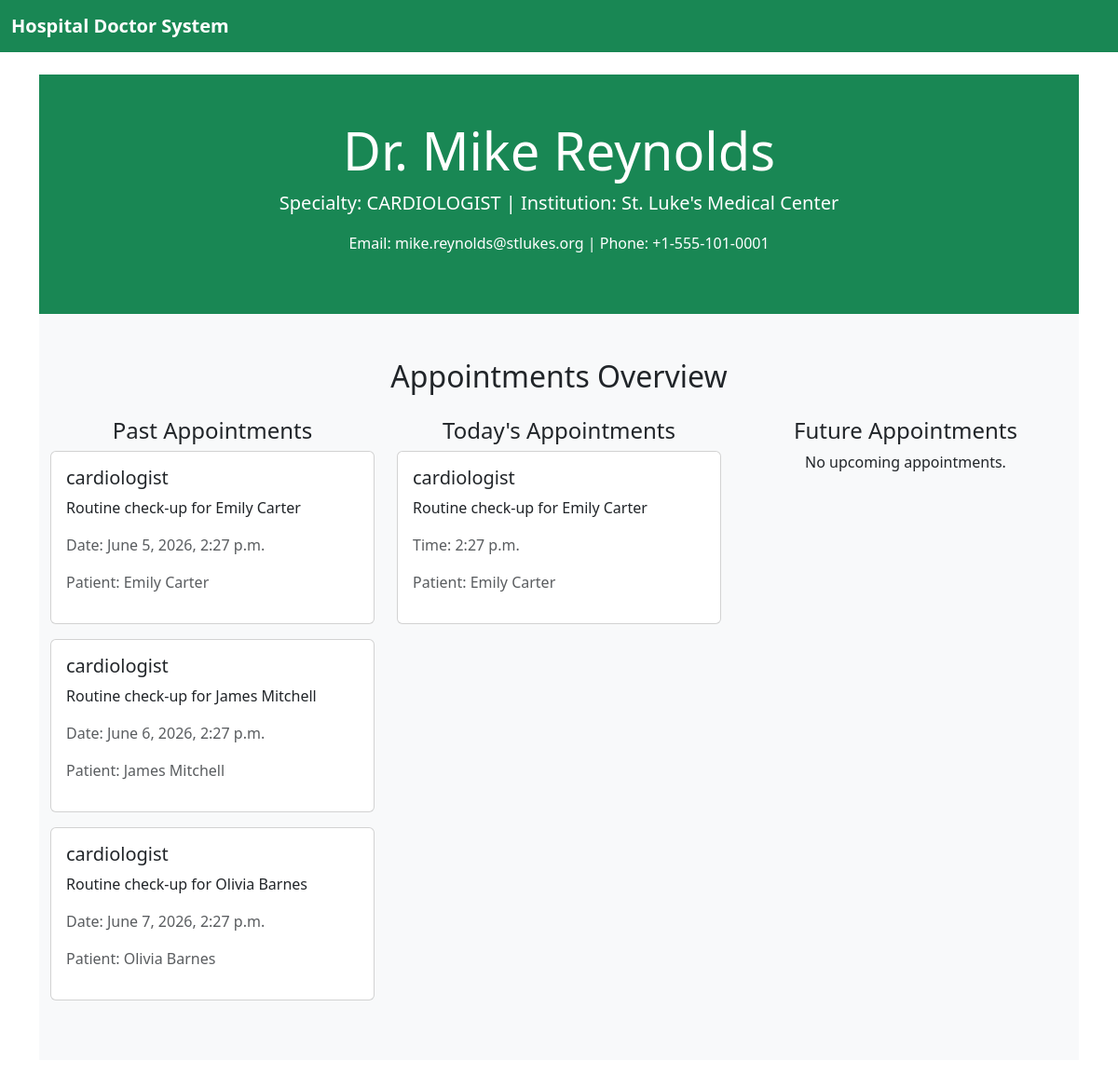
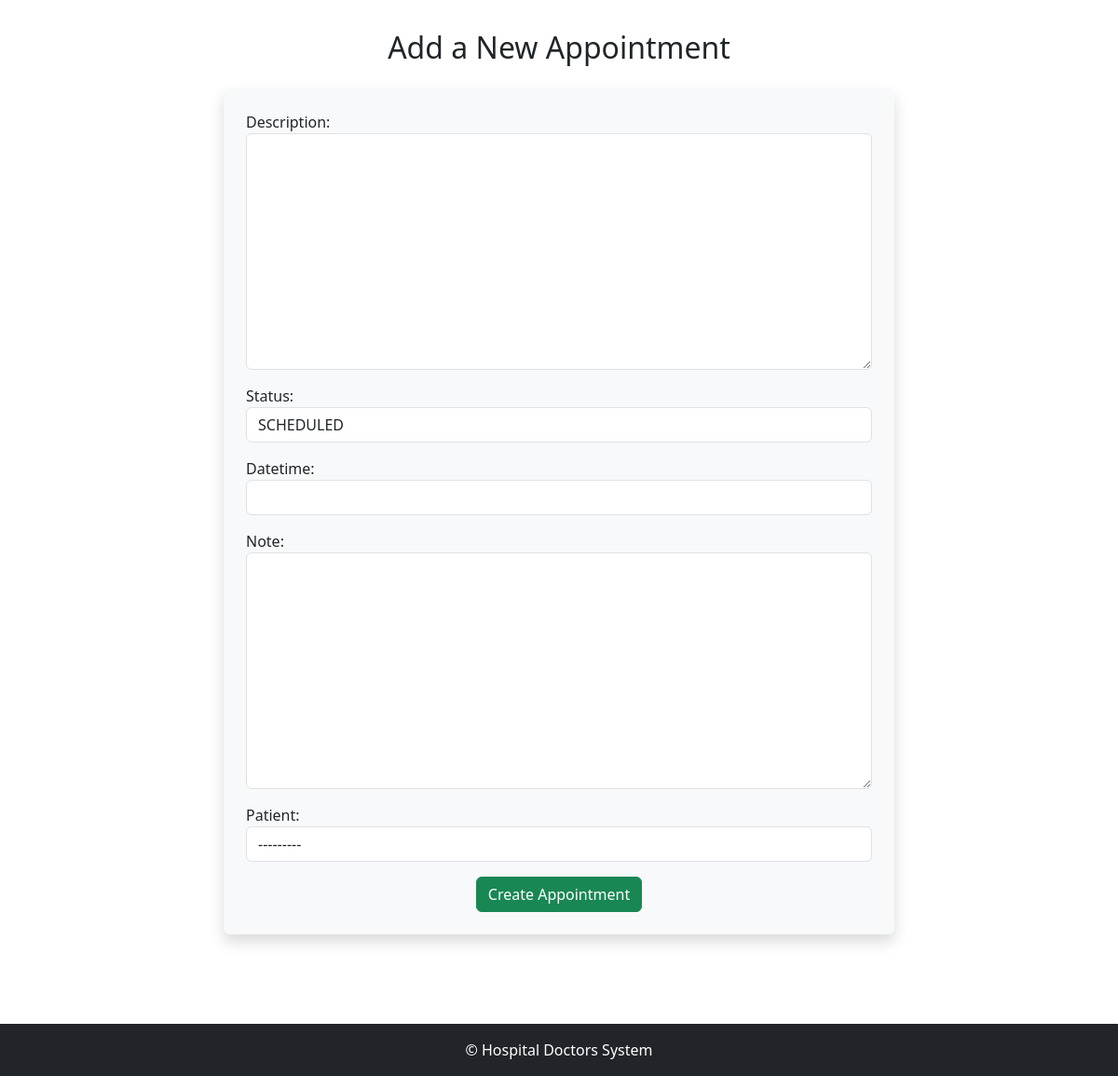
The page /doctors/1/ on the database its author committed (2 pictures, top to bottom).
### hospital_app/models.py (models this page shows, shortened)
class Doctor(models.Model):
    SPECIALITY_CHOICE = [
        ("cardiologist", "CARDIOLOGIST"),
        ("dermatologist", "DERMATOLOGIST"),
        ("neurologist","NEUROLOGIST")
    ]
    user = models.ForeignKey(User, on_delete=models.CASCADE)
    full_name = models.CharField(max_length=101)
    specialty = models.CharField(max_length=51, choices=SPECIALITY_CHOICE)
    image = models.ImageField(upload_to="doctors/",  null=True, blank=True)
    institution = models.CharField(max_length=101)
    completed_appointments = models.PositiveIntegerField(default=0)
    email = models.EmailField()
    phone = models.CharField(max_length=101)

class Appointment(models.Model):
    TYPE_CHOICES = [
        ("cardiology", "CARDIOLOGY"),
        ("dermatology", "DERMATOLOGY"),
        ("neurology", "NEUROLOGY")
    ]
    STATUS_CHOICES = [
        ("scheduled", "SCHEDULED"),
        ("in_progress", "IN PROGRESS"),
        ("completed", "COMPLETED")
    ]
    appointment_type = models.CharField(max_length=51, choices=TYPE_CHOICES)
    description = models.TextField()
    status = models.CharField(max_length=51, choices=STATUS_CHOICES, default="scheduled")
    datetime = models.DateTimeField()
    note = models.TextField(blank=True, null=True)
    patient = models.ForeignKey(Patient, on_delete=models.SET_NULL, null=True, blank=True)
    responsible_doctor = models.ForeignKey(Doctor, on_delete=models.CASCADE, related_name='responsible_appointments')

class Patient(models.Model):
    GENDER_CHOICES = [
        ("male", "MALE"),
        ("female","FEMALE")
    ]
    full_name = models.CharField(max_length=101)
    birth_date = models.DateField()
    gender = models.CharField(max_length=51, choices=GENDER_CHOICES)
    email = models.EmailField()
    institution = models.CharField(max_length=101)
    def __str__(self):
        return self.full_name

### hospital_app/views.py (the view, shortened to what this page needs)
# urls.py: path('doctors/<int:doctor_id>/', views.doctor_detail, name="doctor_detail")
def doctor_detail(request, doctor_id):
    doctor = get_object_or_404(Doctor, id=doctor_id)
    form = AppointmentForm()
    now = timezone.now()
    all_appointments = Appointment.objects.filter(responsible_doctor=doctor)
    past_appointments = all_appointments.filter(datetime__lt=now, status='completed')
    today_appointments = all_appointments.filter(datetime__date=now.date())
    future_appointments = all_appointments.filter(datetime__gt=now, status='scheduled')
    context = {
        'doctor': doctor,
        'form': form,
        'past_appointments': past_appointments,
        'today_appointments': today_appointments,
        'future_appointments': future_appointments,
    }
    return render(request, 'doctor_detail.html', context)

### hospital_app/forms.py
class AppointmentForm(forms.ModelForm):
    def __init__(self, *args, **kwargs):
        super(AppointmentForm, self).__init__(*args, **kwargs)
        for field_name, field in self.fields.items():
            field.widget.attrs['class'] = 'form-control'
    class Meta:
        model = Appointment
        exclude = ['responsible_doctor', "appointment_type"]

### hospital_app/templates/doctor_detail.html (shortened to what this page needs)
{% extends 'base.html' %}
{% block content %}
<section class="py-5 bg-success text-white text-center">
    <div class="container">
        <h1 class="display-4">{{ doctor.full_name }}</h1>
        <p class="lead">Specialty: {{ doctor.get_specialty_display }} | Institution: {{ doctor.institution }}</p>
        <p>Email: {{ doctor.email }} | Phone: {{ doctor.phone }}</p>
    </div>
</section>
<section class="py-5 bg-light">
    <div class="container">
        <h2 class="mb-4 text-center">Appointments Overview</h2>
        <div class="row">
            <div class="col-md-4">
                <h4 class="text-center">Past Appointments</h4>
                {% for appt in past_appointments %}
                <div class="card mb-3">
                    <div class="card-body">
                        <h5 class="card-title">{{ appt.get_appointment_type_display }}</h5>
                        <p class="card-text">{{ appt.description }}</p>
                        <p class="text-muted">Date: {{ appt.datetime }}</p>
                        <p class="text-muted">Patient: {{ appt.patient.full_name }}</p>
                    </div>
                </div>
                {% empty %}
                <p class="text-center">No past appointments.</p>
                {% endfor %}
            </div>
            <div class="col-md-4">
                <h4 class="text-center">Today's Appointments</h4>
                {% for appt in today_appointments %}
                <div class="card mb-3">
                    <div class="card-body">
                        <h5 class="card-title">{{ appt.get_appointment_type_display }}</h5>
                        <p class="card-text">{{ appt.description }}</p>
                        <p class="text-muted">Time: {{ appt.datetime|time }}</p>
                        <p class="text-muted">Patient: {{ appt.patient.full_name }}</p>
                    </div>
                </div>
                {% empty %}
                <p class="text-center">No appointments today.</p>
                {% endfor %}
            </div>
            <div class="col-md-4">
                <h4 class="text-center">Future Appointments</h4>
                {% for appt in future_appointments %}
                <div class="card mb-3">
                    <div class="card-body">
                        <h5 class="card-title">{{ appt.get_appointment_type_display }}</h5>
                        <p class="card-text">{{ appt.description }}</p>
                        <p class="text-muted">Scheduled for: {{ appt.datetime }}</p>
                        <p class="text-muted">Patient: {{ appt.patient.full_name }}</p>
                    </div>
                </div>
                {% empty %}
                <p class="text-center">No upcoming appointments.</p>
                {% endfor %}
            </div>
        </div>
    </div>
</section>
<section class="py-5 bg-white">
    <div class="container">
        <h2 class="mb-4 text-center">Add a New Appointment</h2>
        <div class="row justify-content-center">
            <div class="col-md-8">
                <form method="post" class="p-4 bg-light rounded shadow">
                    {{ form.as_p }}
                    <div class="text-center">
                        <button type="submit" class="btn btn-success">Create Appointment</button>
                    </div>
                </form>
            </div>
        </div>
    </div>
</section>
{% endblock %}

### rows shown on the page
Doctor: full_name "Dr. Mike Reynolds", specialty "CARDIOLOGIST", institution "St. Luke's Medical Center", email "mike.reynolds@stlukes.org", phone "+1-555-101-0001"
Appointment: appointment_type "cardiologist", description "Routine check-up for Emily Carter", datetime "June 5, 2026, 2:27 p.m.", patient.full_name "Emily Carter"
Appointment: appointment_type "cardiologist", description "Routine check-up for James Mitchell", datetime "June 6, 2026, 2:27 p.m.", patient.full_name "James Mitchell"
Appointment: appointment_type "cardiologist", description "Routine check-up for Olivia Barnes", datetime "June 7, 2026, 2:27 p.m.", patient.full_name "Olivia Barnes"
Appointment: appointment_type "cardiologist", description "Routine check-up for Emily Carter", datetime "2:27 p.m.", patient.full_name "Emily Carter"
